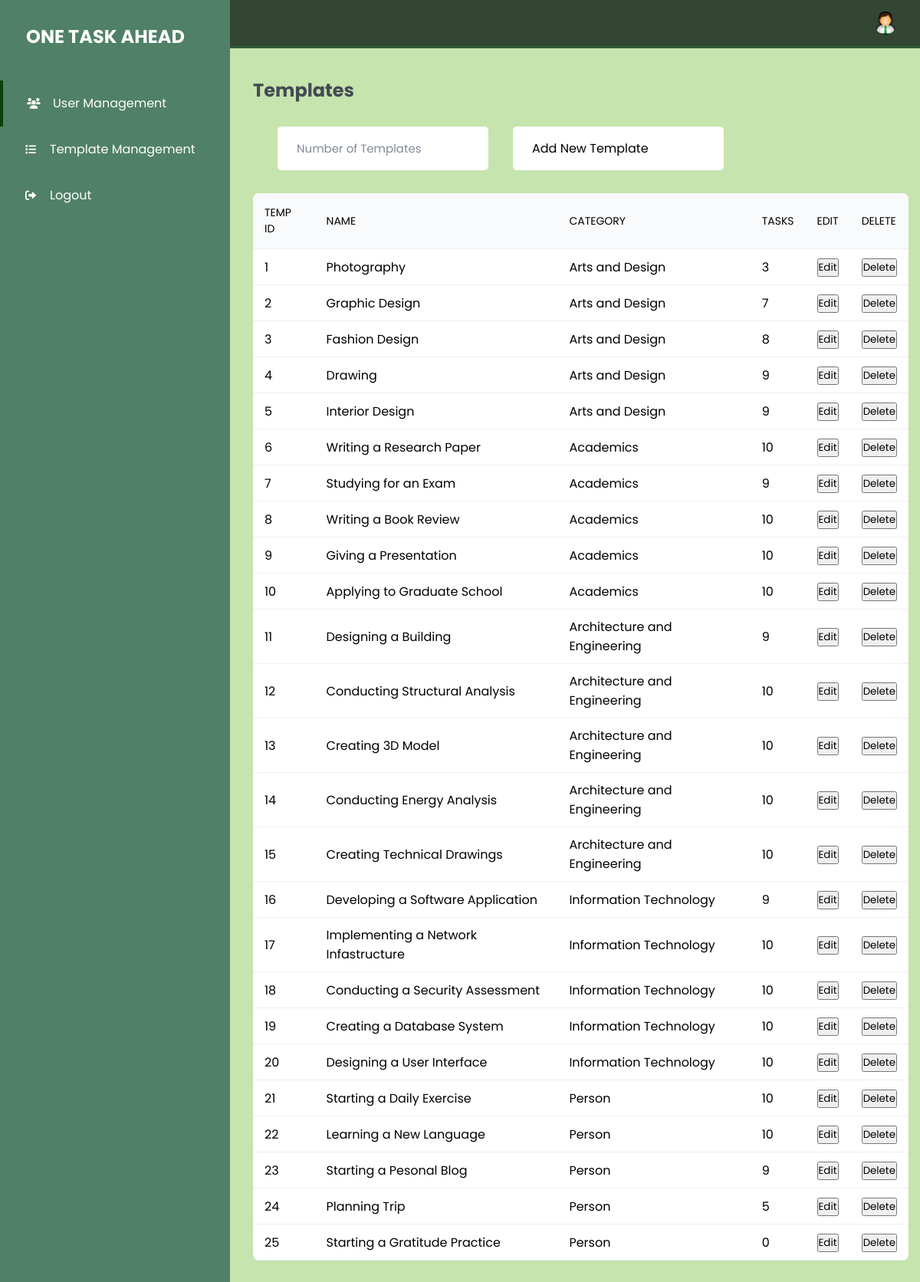
The app's page /adminshit/temp.php with its own data.
### tables this page shows
CREATE TABLE `template` (
  `template_id` int(99) NOT NULL,
  `temp_name` varchar(99) NOT NULL,
  `categ_id` int(11) NOT NULL
);

CREATE TABLE `category` (
  `categ_id` int(11) NOT NULL,
  `categ_name` varchar(128) NOT NULL
);

### adminshit/includes/functions.php (the view, shortened to what this page needs)
<?php
function displaytemps($conn)
{
    $sql = "SELECT template.template_id, template.temp_name, category.categ_name, COUNT(task.temp_id) AS task_count
            FROM template
            INNER JOIN category ON template.categ_id = category.categ_id
            LEFT JOIN task ON template.template_id = task.temp_id
            GROUP BY template.template_id;";
    $result = mysqli_query($conn, $sql);
    foreach ($result as $template) {
        echo "<tr>";
        echo "<td> " . $template['template_id'] . "</td> ";
        echo "<td> " . $template['temp_name'] . "</td> ";
        echo "<td> " . $template['categ_name'] . "</td> ";
        echo "<td> " . $template['task_count'] . "</td> ";
        echo "<td> <button>Edit</button></td>";
        echo "<td> <button> Delete </button></td>";
        echo "</tr>";
    }
}

### adminshit/temp.php (shortened to what this page needs)
<?php
include "../php/dbh.php";
include "includes/functions.php";
?>
<!DOCTYPE html>
<html lang="en">
<head>
    <link rel="stylesheet" href="https://pro.fontawesome.com/releases/v5.10.0/css/all.css">
    <link rel="stylesheet" href="https://cdnjs.cloudflare.com/ajax/libs/font-awesome/6.0.0-beta3/css/all.min.css">
    <link rel="stylesheet" href="admin.css">
</head>
<body>
    <section id="menu">
        <div class="logo">
            <h2>ONE TASK AHEAD</h2>
        </div>
        <div class="items">
            <li><i class="fa-solid fa-users"></i><a href="Admin.php">User Management</a></li>
            <li><i class="fa-solid fa-list"></i><a href="temp.php">Template Management</a></li>
            <li><i class="fa-sharp fa-solid fa-right-from-bracket"></i><a href="../php/logout.inc.php">Logout</a></li>
        </div>
    </section>
    <section id="interface">
        <div class="navigation">
            <div class="profile">
                <img src="img/admin.png" alt="">
            </div>
        </div>
        <h3 class="i-name"> Templates</h3>
        <div class="values">
            <div class="val-box">
                <div>
                    <span>Number of Templates</span>
                </div>
            </div>
            <div class="val-box">
                <p>Add New Template</p>
            </div>
        </div>
        <div class="board">
            <table width="100%">
                <thead>
                    <tr>
                        <td>Temp ID</td>
                        <td>Name</td>
                        <td>Category</td>
                        <td>Tasks</td>
                        <td>Edit</td>
                        <td>Delete</td>
                    </tr>
                </thead>
                <tbody>
                <?php
                    displaytemps($conn);
                ?>
                </tbody>
        </div>
    </section>
</body>
</html>

### adminshit/admin.css (style rules this page uses)
:root { --orange: #335b38; }
* { margin: 0; padding: 0; box-sizing: border-box; font-family: "Poppins", sans-serif; }
body { width: 100%; background: #c5e4ae; position: relative; display: flex; }
#menu { background: #508068; width: 300px; height: 100%; position: fixed; top: 0; left: 0; }
#menu .logo { display: flex; align-items: center; color: #fff; padding: 30px 0 0 30px; justify-content: center; align-content: center; flex-direction: row-reverse; }
#menu .items { margin-top: 40px; }
#menu .items li { list-style: none; padding: 15px 0; transition: 0.3s ease; }
#menu .items li:nth-child(1) { border-left: 4px solid rgb(11, 65, 11); }
#menu .items li i { color: rgb(255, 255, 255); width: 30px; height: 30px; line-height: 30px; text-align: center; font-size: 14px; margin: 0 10px 0 25px; }
#menu .items li a { text-decoration: none; color: rgb(255, 255, 255); font-weight: 300px; transition: 0.3s ease; }
#interface { width: calc(100% - 300px); margin-left: 300px; position: relative; }
#interface .navigation { display: flex; align-items: center; justify-content: space-between; background: #334533; padding: 15px 30px; border-bottom: 3px solid var(--orange); position: fixed; width: calc(100% - 300px); }
#interface .navigation .profile { display: flex; justify-content: flex-start; align-items: center; }
#interface .navigation .profile img { width: 30px; height: 30px; object-fit: cover; border-radius: 50%; }
.i-name { color: #444a53; padding: 30px 30px 0 30px; font-size: 24px; font-weight: 700; margin-top: 70px; }
.values { padding: 30px 30px 0 30px; display: flex; align-items: center; flex-wrap: wrap; }
.values .val-box { background: #fff; width: 275px; padding: 16px 25px; border-radius: 5px; margin-left: 2rem; display: flex; justify-content: flex-start; align-items: center; }
.values .val-box span { font-size: 15px; color: #828997; }
.board { width: 95%; margin: 30px 0 30px 30px; overflow: auto; background: #fff; border-radius: 8px; }
table { border-collapse: collapse; }
tr { border-bottom: 1px solid #eef0f3; }
thead td { font-size: 14px; text-transform: uppercase; font-weight: 400; background: #f9fafb; text-align: start; padding: 15px; }
tbody tr td { padding: 10px 15px; }

### records on screen
template: template_id "1", temp_name "Photography", categ.categ_name "Arts and Design", task_count "3"
template: template_id "2", temp_name "Graphic Design", categ.categ_name "Arts and Design", task_count "7"
template: template_id "3", temp_name "Fashion Design", categ.categ_name "Arts and Design", task_count "8"
template: template_id "4", temp_name "Drawing", categ.categ_name "Arts and Design", task_count "9"
template: template_id "5", temp_name "Interior Design", categ.categ_name "Arts and Design", task_count "9"
template: template_id "6", temp_name "Writing a Research Paper", categ.categ_name "Academics", task_count "10"
template: template_id "7", temp_name "Studying for an Exam", categ.categ_name "Academics", task_count "9"
template: template_id "8", temp_name "Writing a Book Review", categ.categ_name "Academics", task_count "10"
template: template_id "9", temp_name "Giving a Presentation", categ.categ_name "Academics", task_count "10"
template: template_id "10", temp_name "Applying to Graduate School", categ.categ_name "Academics", task_count "10"
template: template_id "11", temp_name "Designing a Building", categ.categ_name "Architecture and Engineering", task_count "9"
template: template_id "12", temp_name "Conducting Structural Analysis", categ.categ_name "Architecture and Engineering", task_count "10"
template: template_id "13", temp_name "Creating 3D Model", categ.categ_name "Architecture and Engineering", task_count "10"
template: template_id "14", temp_name "Conducting Energy Analysis", categ.categ_name "Architecture and Engineering", task_count "10"
template: template_id "15", temp_name "Creating Technical Drawings", categ.categ_name "Architecture and Engineering", task_count "10"
template: template_id "16", temp_name "Developing a Software Application", categ.categ_name "Information Technology", task_count "9"
template: template_id "17", temp_name "Implementing a Network Infastructure", categ.categ_name "Information Technology", task_count "10"
template: template_id "18", temp_name "Conducting a Security Assessment", categ.categ_name "Information Technology", task_count "10"
template: template_id "19", temp_name "Creating a Database System", categ.categ_name "Information Technology", task_count "10"
template: template_id "20", temp_name "Designing a User Interface", categ.categ_name "Information Technology", task_count "10"
template: template_id "21", temp_name "Starting a Daily Exercise", categ.categ_name "Person", task_count "10"
template: template_id "22", temp_name "Learning a New Language", categ.categ_name "Person", task_count "10"
template: template_id "23", temp_name "Starting a Pesonal Blog", categ.categ_name "Person", task_count "9"
template: template_id "24", temp_name "Planning Trip", categ.categ_name "Person", task_count "5"
template: template_id "25", temp_name "Starting a Gratitude Practice", categ.categ_name "Person", task_count "0"
